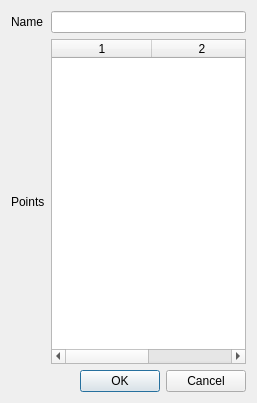
<?xml version="1.0" encoding="UTF-8"?>
<ui version="4.0">
 <class>GateBuilderDialog</class>
 <widget class="QDialog" name="GateBuilderDialog">
  <property name="geometry">
   <rect>
    <x>0</x>
    <y>0</y>
    <width>257</width>
    <height>403</height>
   </rect>
  </property>
  <property name="windowTitle">
   <string>Dialog</string>
  </property>
  <layout class="QGridLayout" name="gridLayout">
   <item row="0" column="0">
    <widget class="QLabel" name="label">
     <property name="text">
      <string>Name</string>
     </property>
     <property name="buddy">
      <cstring>gateNameEdit</cstring>
     </property>
    </widget>
   </item>
   <item row="0" column="1">
    <widget class="QLineEdit" name="gateNameEdit"/>
   </item>
   <item row="1" column="0">
    <widget class="QLabel" name="label_2">
     <property name="text">
      <string>Points</string>
     </property>
     <property name="buddy">
      <cstring>dataTable</cstring>
     </property>
    </widget>
   </item>
   <item row="2" column="0" colspan="2">
    <widget class="QDialogButtonBox" name="buttonBox">
     <property name="orientation">
      <enum>Qt::Horizontal</enum>
     </property>
     <property name="standardButtons">
      <set>QDialogButtonBox::Cancel|QDialogButtonBox::Ok</set>
     </property>
    </widget>
   </item>
   <item row="1" column="1">
    <widget class="QTableWidget" name="dataTable">
     <property name="columnCount">
      <number>2</number>
     </property>
     <attribute name="horizontalHeaderDefaultSectionSize">
      <number>100</number>
     </attribute>
     <attribute name="horizontalHeaderStretchLastSection">
      <bool>true</bool>
     </attribute>
     <column/>
     <column/>
    </widget>
   </item>
  </layout>
 </widget>
 <resources/>
 <connections>
  <connection>
   <sender>buttonBox</sender>
   <signal>accepted()</signal>
   <receiver>GateBuilderDialog</receiver>
   <slot>accept()</slot>
   <hints>
    <hint type="sourcelabel">
     <x>248</x>
     <y>254</y>
    </hint>
    <hint type="destinationlabel">
     <x>157</x>
     <y>274</y>
    </hint>
   </hints>
  </connection>
  <connection>
   <sender>buttonBox</sender>
   <signal>rejected()</signal>
   <receiver>GateBuilderDialog</receiver>
   <slot>reject()</slot>
   <hints>
    <hint type="sourcelabel">
     <x>316</x>
     <y>260</y>
    </hint>
    <hint type="destinationlabel">
     <x>286</x>
     <y>274</y>
    </hint>
   </hints>
  </connection>
 </connections>
</ui>
